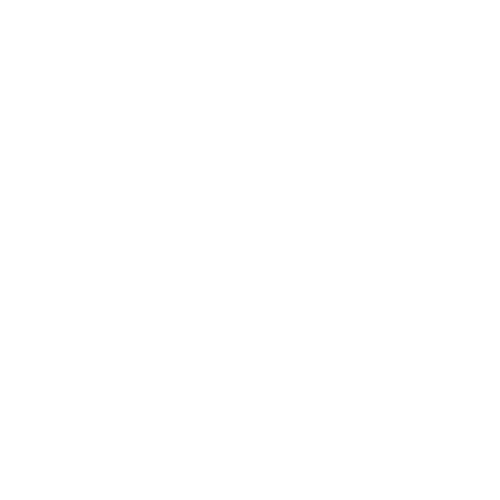
Frame 1 (no input)
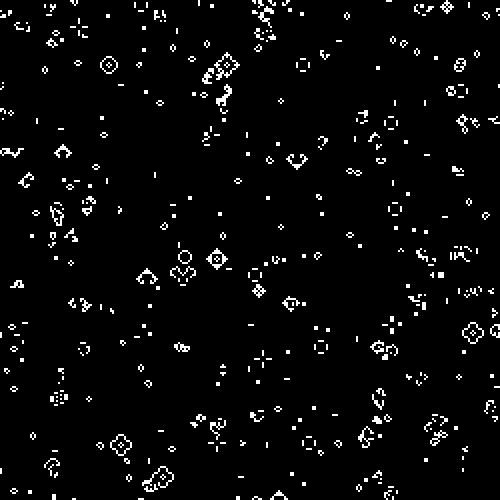
Frame 60 (no input)
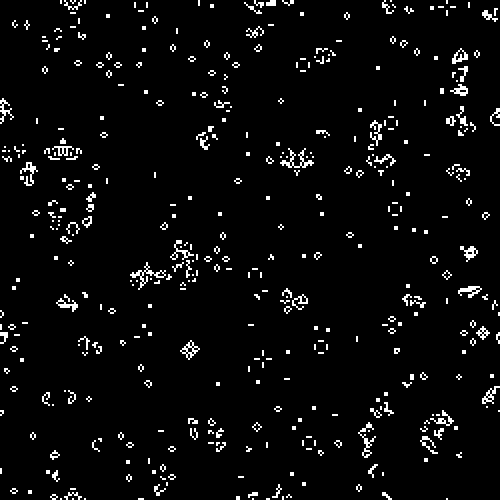
Frame 120 (the mouse pressed at the canvas centre since frame 60)

The p5.js sketch that drew these frames (run headless with seeded random() and noise() and a simulated clock; from frame 60 on, the mouse is pressed at the canvas centre):

// p5.js sketch
// ── sketch.js
let allCells = [];
let width=500;
let height =500;
function setup() {
 // var width = 400;
//  var height = 400;
  
  createCanvas(width, height);
  
  for (var x = 0; x < width; x+=2) {
      allCells[x] = [];
      for (var y = 0; y < height; y+=2) {
        allCells[x][y] = new Cell(x, y);
        allCells[x][y].x = x;
        allCells[x][y].y = y;
        
        if (Math.round(random(10)) == 1) {
          allCells[x][y].alive = true;
        }
      }
  }

// set neighbors
  for (var x = 0; x < width; x+=2) {
    for (var y = 0; y < height; y+=2) {
      /*if((x-2) < 0 || (y-2) < 0) {
        continue;
      }
      if((x+2) > 398 || (y+2) > 398) {
        continue;
      }*/
      let xmin= x-2;
      if (xmin < 0 ){
        xmin = width-2;
      }
      let ymin = y-2;
      if (ymin < 0){
        ymin = height-2;
      }
      let xmax = x+2;
      if (xmax >= width){
        xmax = 0;
      }
      let ymax = y+2;
      if (ymax >= height){
        ymax=0;
      }
      allCells[x][y].neighbors = new Array();

      
        allCells[x][y].neighbors.push(allCells[xmin][y]);
        allCells[x][y].neighbors.push(allCells[xmin][ymin]);
           allCells[x][y].neighbors.push(allCells[x][ymin]);
        allCells[x][y].neighbors.push(allCells[xmax][y]);
      allCells[x][y].neighbors.push(allCells[xmax][ymax]);
      allCells[x][y].neighbors.push(allCells[x][ymax]);
        allCells[x][y].neighbors.push(allCells[xmin][ymax]);
      allCells[x][y].neighbors.push(allCells[xmax][ymin]);
    } 
  }
}


function draw() {
  if (frameCount % 5 == 0) {
    for (var x = 0; x < width; x+=2) {
      for (var y = 0; y < height; y+=2) {
        allCells[x][y].update();
      }
    }
    
    for (var x = 0; x < width; x+=2) {
      for (var y = 0; y < height; y+=2) {
        allCells[x][y].setNewAlive();
      }
    }

    var seed ="";
    background(0);

    drawAllCells();
  }
  
  //rect(10,10,10,10);
}

function drawAllCells() {
  
  for (var x = 0; x < width; x+=2) {
    for (var y = 0; y < height; y+=2) {
      allCells[x][y].show();
    }
  }
}
// ── Cell.js
function Cell() {
  this.alive = false;
    
  this.setAlive = function(alive) {
    this.alive = alive;
  }
  this.isAlive = function() {
    return this.alive;
  }
  
  this.show = function() {
    if(this.alive) {
      fill(255);
    } else {
      return;
    }
    
    noStroke();
    
    rect(this.x, this.y, 2, 2);
  };
  
  this.update = function() {
    // Any live cell with two or three live neighbours survives.
  // Any dead cell with three live neighbours becomes a live cell.
  // All other live cells die in the next generation. Similarly, all other dead cells stay dead.
    var alives = 0;
    if (this.neighbors === undefined) {
      return;
    }
    for (var i =0; i < this.neighbors.length; i++) {
      if (this.neighbors[i] !== undefined) {
        if(this.neighbors[i].alive) {
          alives++;
        }
      }
    }
    if (this.alive && (alives == 2 || alives == 3)) {
      this.newAlive = this.alive;
      return;
    } else if ((!this.alive) && (alives == 3)) {
      this.newAlive = true;
    } else if (this.alive) {
      this.newAlive= false;
    }
  }
  
  this.setNewAlive = function() {
    this.alive = this.newAlive;
  }
}
